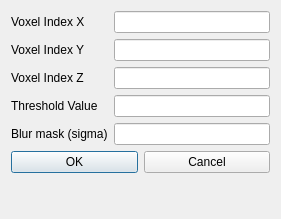
<?xml version="1.0" encoding="UTF-8"?>
<ui version="4.0">
 <class>dlg_floodfill</class>
 <widget class="QDialog" name="dlg_floodfill">
  <property name="geometry">
   <rect>
    <x>0</x>
    <y>0</y>
    <width>281</width>
    <height>219</height>
   </rect>
  </property>
  <property name="windowTitle">
   <string>Floodfill</string>
  </property>
  <layout class="QGridLayout" name="gridLayout">
   <item row="0" column="0">
    <widget class="QLabel" name="textLabel1">
     <property name="text">
      <string>Voxel Index X</string>
     </property>
     <property name="wordWrap">
      <bool>false</bool>
     </property>
    </widget>
   </item>
   <item row="0" column="1">
    <widget class="QLineEdit" name="m_pVoxelX"/>
   </item>
   <item row="1" column="0">
    <widget class="QLabel" name="textLabel1_2">
     <property name="text">
      <string>Voxel Index Y</string>
     </property>
     <property name="wordWrap">
      <bool>false</bool>
     </property>
    </widget>
   </item>
   <item row="1" column="1">
    <widget class="QLineEdit" name="m_pVoxelY"/>
   </item>
   <item row="2" column="0">
    <widget class="QLabel" name="textLabel1_3">
     <property name="text">
      <string>Voxel Index Z</string>
     </property>
     <property name="wordWrap">
      <bool>false</bool>
     </property>
    </widget>
   </item>
   <item row="2" column="1">
    <widget class="QLineEdit" name="m_pVoxelZ"/>
   </item>
   <item row="3" column="0">
    <widget class="QLabel" name="textLabel1_4">
     <property name="text">
      <string>Threshold Value</string>
     </property>
     <property name="wordWrap">
      <bool>false</bool>
     </property>
    </widget>
   </item>
   <item row="3" column="1">
    <widget class="QLineEdit" name="m_pThreshold"/>
   </item>
   <item row="5" column="0">
    <widget class="QLabel" name="label_2">
     <property name="text">
      <string>Blur mask (sigma)</string>
     </property>
    </widget>
   </item>
   <item row="5" column="1">
    <widget class="QLineEdit" name="m_pSigma"/>
   </item>
   <item row="6" column="0" colspan="2">
    <layout class="QHBoxLayout" name="horizontalLayout">
     <item>
      <widget class="QPushButton" name="m_pOKButton">
       <property name="text">
        <string>OK</string>
       </property>
       <property name="default">
        <bool>true</bool>
       </property>
      </widget>
     </item>
     <item>
      <widget class="QPushButton" name="pushButton2">
       <property name="text">
        <string>Cancel</string>
       </property>
      </widget>
     </item>
    </layout>
   </item>
   <item row="7" column="0" colspan="2">
    <spacer name="verticalSpacer">
     <property name="orientation">
      <enum>Qt::Vertical</enum>
     </property>
     <property name="sizeHint" stdset="0">
      <size>
       <width>20</width>
       <height>40</height>
      </size>
     </property>
    </spacer>
   </item>
  </layout>
 </widget>
 <layoutdefault spacing="6" margin="11"/>
 <pixmapfunction>qPixmapFromMimeSource</pixmapfunction>
 <resources/>
 <connections>
  <connection>
   <sender>m_pOKButton</sender>
   <signal>clicked()</signal>
   <receiver>dlg_floodfill</receiver>
   <slot>accept()</slot>
   <hints>
    <hint type="sourcelabel">
     <x>20</x>
     <y>20</y>
    </hint>
    <hint type="destinationlabel">
     <x>20</x>
     <y>20</y>
    </hint>
   </hints>
  </connection>
  <connection>
   <sender>pushButton2</sender>
   <signal>clicked()</signal>
   <receiver>dlg_floodfill</receiver>
   <slot>reject()</slot>
   <hints>
    <hint type="sourcelabel">
     <x>20</x>
     <y>20</y>
    </hint>
    <hint type="destinationlabel">
     <x>20</x>
     <y>20</y>
    </hint>
   </hints>
  </connection>
 </connections>
</ui>
